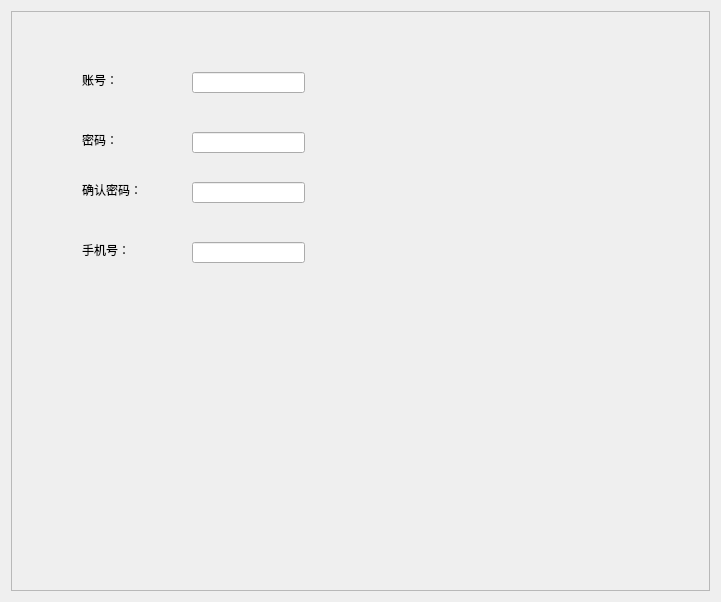
<?xml version="1.0" encoding="UTF-8"?>
<ui version="4.0">
 <class>register</class>
 <widget class="QWidget" name="register">
  <property name="geometry">
   <rect>
    <x>0</x>
    <y>0</y>
    <width>721</width>
    <height>602</height>
   </rect>
  </property>
  <property name="windowTitle">
   <string>Form</string>
  </property>
  <layout class="QHBoxLayout" name="horizontalLayout">
   <item>
    <widget class="QScrollArea" name="scrollArea">
     <property name="widgetResizable">
      <bool>true</bool>
     </property>
     <widget class="QWidget" name="scrollAreaWidgetContents">
      <property name="geometry">
       <rect>
        <x>0</x>
        <y>0</y>
        <width>701</width>
        <height>582</height>
       </rect>
      </property>
      <widget class="QLineEdit" name="lineEdit">
       <property name="geometry">
        <rect>
         <x>180</x>
         <y>60</y>
         <width>113</width>
         <height>21</height>
        </rect>
       </property>
      </widget>
      <widget class="QLabel" name="label">
       <property name="geometry">
        <rect>
         <x>70</x>
         <y>60</y>
         <width>72</width>
         <height>15</height>
        </rect>
       </property>
       <property name="text">
        <string>账号：</string>
       </property>
      </widget>
      <widget class="QLabel" name="label_2">
       <property name="geometry">
        <rect>
         <x>70</x>
         <y>120</y>
         <width>72</width>
         <height>15</height>
        </rect>
       </property>
       <property name="text">
        <string>密码：</string>
       </property>
      </widget>
      <widget class="QLineEdit" name="lineEdit_2">
       <property name="geometry">
        <rect>
         <x>180</x>
         <y>120</y>
         <width>113</width>
         <height>21</height>
        </rect>
       </property>
      </widget>
      <widget class="QLabel" name="label_3">
       <property name="geometry">
        <rect>
         <x>70</x>
         <y>170</y>
         <width>72</width>
         <height>15</height>
        </rect>
       </property>
       <property name="text">
        <string>确认密码：</string>
       </property>
      </widget>
      <widget class="QLineEdit" name="lineEdit_3">
       <property name="geometry">
        <rect>
         <x>180</x>
         <y>170</y>
         <width>113</width>
         <height>21</height>
        </rect>
       </property>
      </widget>
      <widget class="QLabel" name="label_4">
       <property name="geometry">
        <rect>
         <x>70</x>
         <y>230</y>
         <width>72</width>
         <height>15</height>
        </rect>
       </property>
       <property name="text">
        <string>手机号：</string>
       </property>
      </widget>
      <widget class="QLineEdit" name="lineEdit_4">
       <property name="geometry">
        <rect>
         <x>180</x>
         <y>230</y>
         <width>113</width>
         <height>21</height>
        </rect>
       </property>
      </widget>
     </widget>
    </widget>
   </item>
  </layout>
 </widget>
 <resources/>
 <connections/>
</ui>
